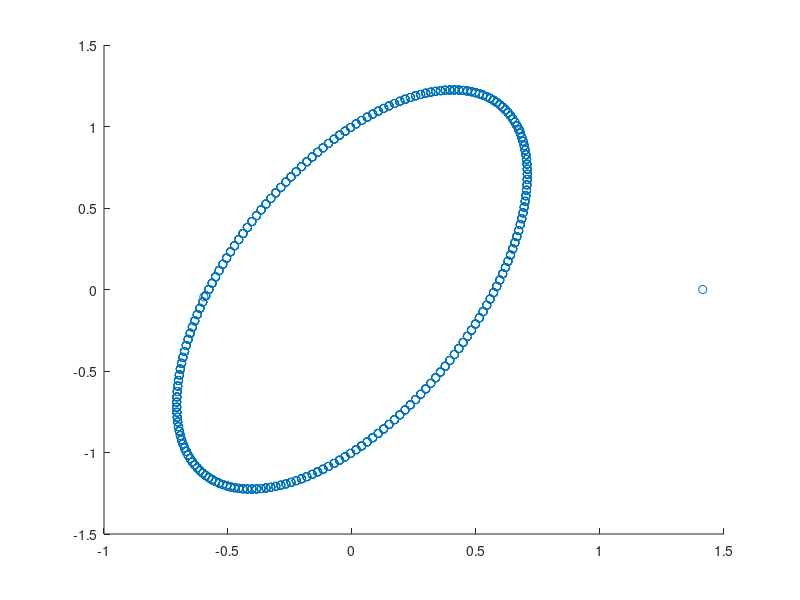
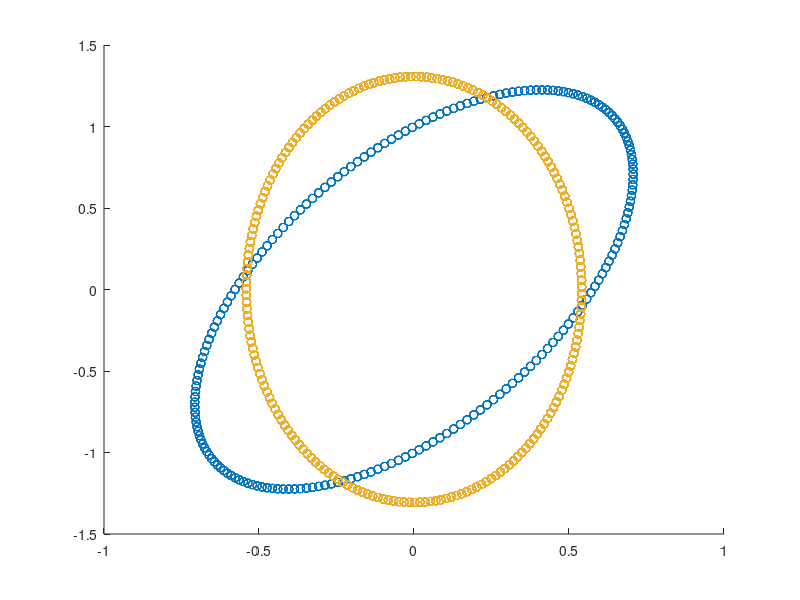

These figures' MATLAB source, in order:
% Frequency of source
freq = 2000;

% Sampling rate
samp_rate = 39.8e3;

% Analong over sample rate
OSR = 16;

% Determine sample rate of simulation
sim_rate = samp_rate*OSR;

% Number of received samples
N = 1024;

% Time axis for simulation data
n = 0:(N*OSR-1);

% Create transmitted signal
x = exp(1i*2*pi*freq/sim_rate*n);

% I/Q Magnitude Imbalance
eps = 0;

% I/Q Phase Imbalance
phi = pi/4;

% Carrier Frequency
fc = 0.3;

% Mix signal to carrier frequency
tx_sig = real(x)*(1+eps).*cos(2*pi*fc*n+phi)-imag(x).*sin(2*pi*fc*n);

% Arbitrary Scale Factor to Simplify Math
tx_sig = tx_sig*2;

% Mix and LPF signal
rx_sig = tx_sig.*exp(-1i*2*pi*fc*n);
h = fir1(31,fc);
rx_sig = filtfilt(h,1,rx_sig);

% Decimate to get back to sampled signal
rx_sig = rx_sig(1:OSR:end);

% Create plot of constellation
figure(1); clf;
scatter(real(rx_sig),imag(rx_sig));
% xlim([-1.5 1.5])
% ylim([-1.5 1.5])

% Generate received signal based on formulas stated in homework submission
ar = (1+eps)*cos(phi);
ai = 1i*(1+eps)*sin(phi)+1;
ai_mag = abs(ai);
ai_phase = angle(ai);
f = freq/samp_rate;
x = ar*cos(2*pi*f*(0:999)) + 1i*ai_mag*sin(2*pi*f*(0:999)+ai_phase);

% Create scatter plot with received signal
figure(2); clf;
scatter(real(x),imag(x))
hold on;

% Show form in problem is mathematically equivalent
ai_mag = sqrt(1+(1+eps)^2*sin(phi)^2);
ai_phase = atan((1+eps)*sin(phi));
% x = ar*cos(2*pi*f*(0:999)) + 1i*ai_mag*sin(2*pi*f*(0:999)+ai_phase);
theta = phi/2+pi/4-3*pi/2
% 0.5*atan2(sin(2*phi),(cos(2*phi)-1))
% theta/pi
t = 0:999;
a1_mag = sqrt((1+eps)^2*cos(phi-theta)^2+sin(theta)^2);
a2_mag = sqrt((1+eps)^2*sin(phi-theta)^2+cos(theta)^2);
a1_phase = atan2(-sin(theta),(1+eps)*cos(phi-theta))
a2_phase = atan2((1+eps)*sin(phi-theta),cos(theta))
x = a1_mag*cos(2*pi*f*t+a1_phase) + 1i*a2_mag*sin(2*pi*f*t+a2_phase);
% x = x*exp(1i*theta);
% x = sqrt(1+2*(1+eps)*cos*cos(phi-theta)*cos(2*pi*f*(0:999))+
scatter(real(x),imag(x))
% xlim([-1.5 1.5])
% ylim([-1.5 1.5])
% x = a1_mag*cos(2*pi*f*t+a1_phase) + 1i*a2_mag*sin(2*pi*f*t+a1_phase);
scatter(real(x),imag(x))
